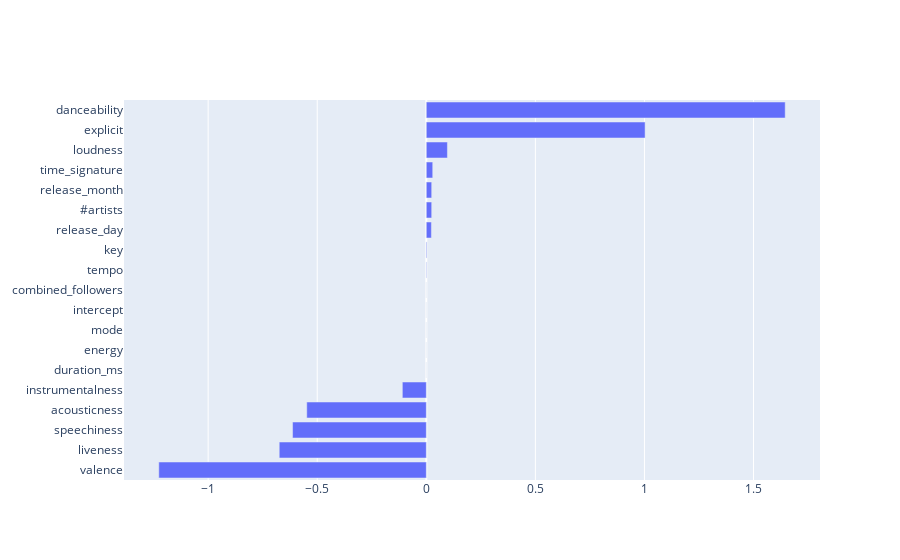

Write notebook code for a chart like this one.
### Code cell
#Unscaled - Balancing through Weighting
Lclf_us = LogisticClassifier(Xtrain, Xvalidate, Xtest, ytrain, yvalidate, ytest, scale= False)

### Figure 1 — Plotly figure (JSON) as saved in the notebook; plotly's stock layout.template omitted (floating-point values rounded to 4 significant figures)
{"data": [{"orientation": "h", "type": "bar", "x": [-6.3e-07, 1.003, 1.645, 0, 0.002753, 0.09675, 0, -0.613, -0.548, -0.1098, -0.6742, -1.226, 0.001628, 0.02945, 0.02468, 1.639e-07, 0.02469, 0.0233, 0], "y": ["duration_ms", "explicit", "danceability", "energy", "key", "loudness", "mode", "speechiness", "acousticness", "instrumentalness", "liveness", "valence", "tempo", "time_signature", "#artists", "combined_followers", "release_month", "release_day", "intercept"]}], "layout": {"yaxis": {"categoryorder": "total ascending"}}}
